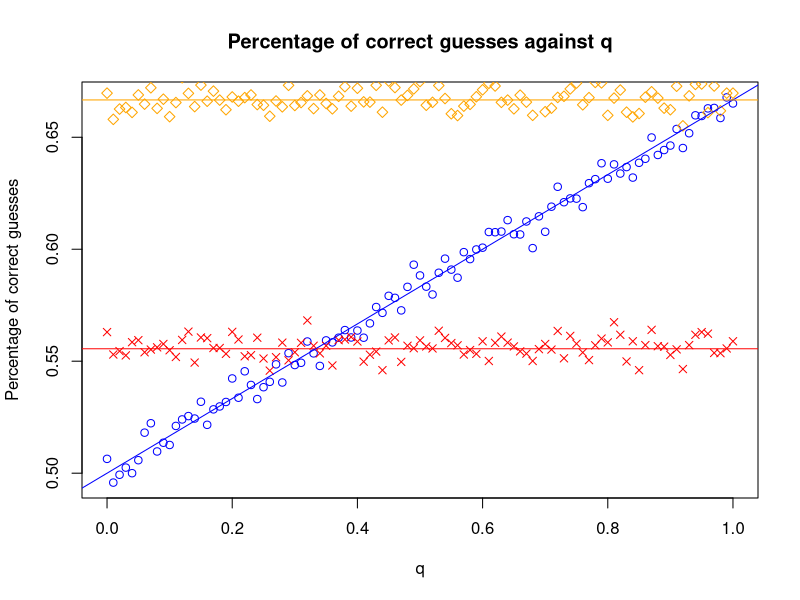

Recreate this plot in R.
rm(list=ls())

# Strategy of safe distr. of <U>|[V]
MontyHallU <- function () {
  # Count the correct guesses when door 2 is opened
  U2 = sample(c(1,3), twos, replace = TRUE)
  hit = sum(U2 == setup[setup[,2] == 2][1:twos])
  
  # Count the correct guesses when door 3 is opened
  hit = hit + sum(2 == setup[setup[,2] == 3][1:threes])

  hit/N
}

# Strategy of safe distr. of 1_{U=1}|[V]
MontyHall1U <- function() {
  # Count the correct guesses when door 2 is opened
  U2 = sample(c(1,3), twos, replace = TRUE, prob = c(1/3,2/3))
  hit = sum(U2 == setup[setup[,2] == 2][1:twos])
  
  # Count the correct guesses when door 3 is opened
  U3 = sample(c(1,2), threes, replace = TRUE, prob = c(1/3,2/3))
  hit = hit + sum(U3 == setup[setup[,2] == 3][1:threes])
  
  hit/N
}

# Strategy of optimal distribution of always switch
MontyHallMax <- function() {
  # Count the correct guesses when door 2 is opened
  U2 = sample(c(1,3), twos, replace = TRUE, prob = c(0,1))
  hit = sum(U2 == setup[setup[,2] == 2][1:twos])
  
  # Count the correct guesses when door 3 is opened
  U3 = sample(c(1,2), threes, replace = TRUE, prob = c(0,1))
  hit = hit + sum(U3 == setup[setup[,2] == 3][1:threes])
  
  hit/N
}

doors = list(c(1,2), c(1,3), c(2,3), c(3,2))
N = 10000 # Amount of Monty Hall games per q
dt = 0.01 # Step size of q

gamesU = vector(length=1/dt+1)
games1U = vector(length=1/dt+1)
gamesMax = vector(length=1/dt+1)

for (i in 1:(1/dt+1)) {
  # Update Monty Hall's strategy
  chances = c((i-1)*dt/3, (1-(i-1)*dt)/3, 1/3, 1/3)
  # Place the car and open a door N times
  setup = matrix(unlist(sample(doors, N, TRUE, chances)),
                 ncol = 2, byrow = TRUE)
  # Count the number of times door 2 is opened
  twos = length(which(setup[,2] == 2))
  # Count the number of times door 3 is opened
  threes = length(which(setup[,2] == 3))

  # Play safe strategy for <U>|[V]
  gamesU[i] = MontyHallU()
  # Play safe strategy for 1_{U=1}|[V]
  games1U[i] = MontyHall1U()
  # Play optimal strategy
  gamesMax[i] = MontyHallMax()
}

####
# Plot the hit percentages against q
plot(seq(0,1,dt), gamesU, col='blue', xlab="q",
     ylab="Percentage of correct guesses",
     main="Percentage of correct guesses against q")
points(seq(0,1,dt), games1U, pch=4, col='red')
points(seq(0,1,dt), gamesMax, pch=5, col='orange')
abline(h=5/9, col='red')
abline(1/2,1/6, col='blue')
abline(h=2/3, col='orange')